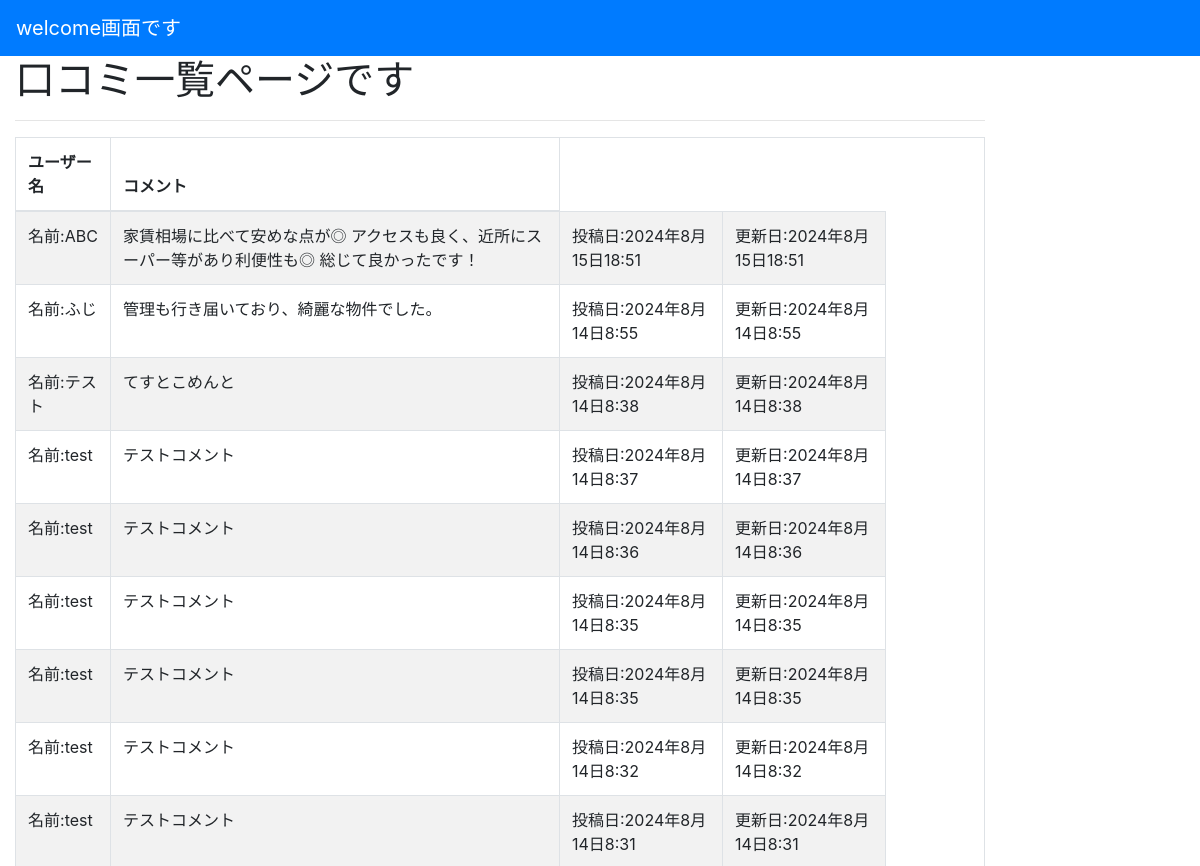
/account/list_comment/ (upper part), run on an earlier commit of the app's database.
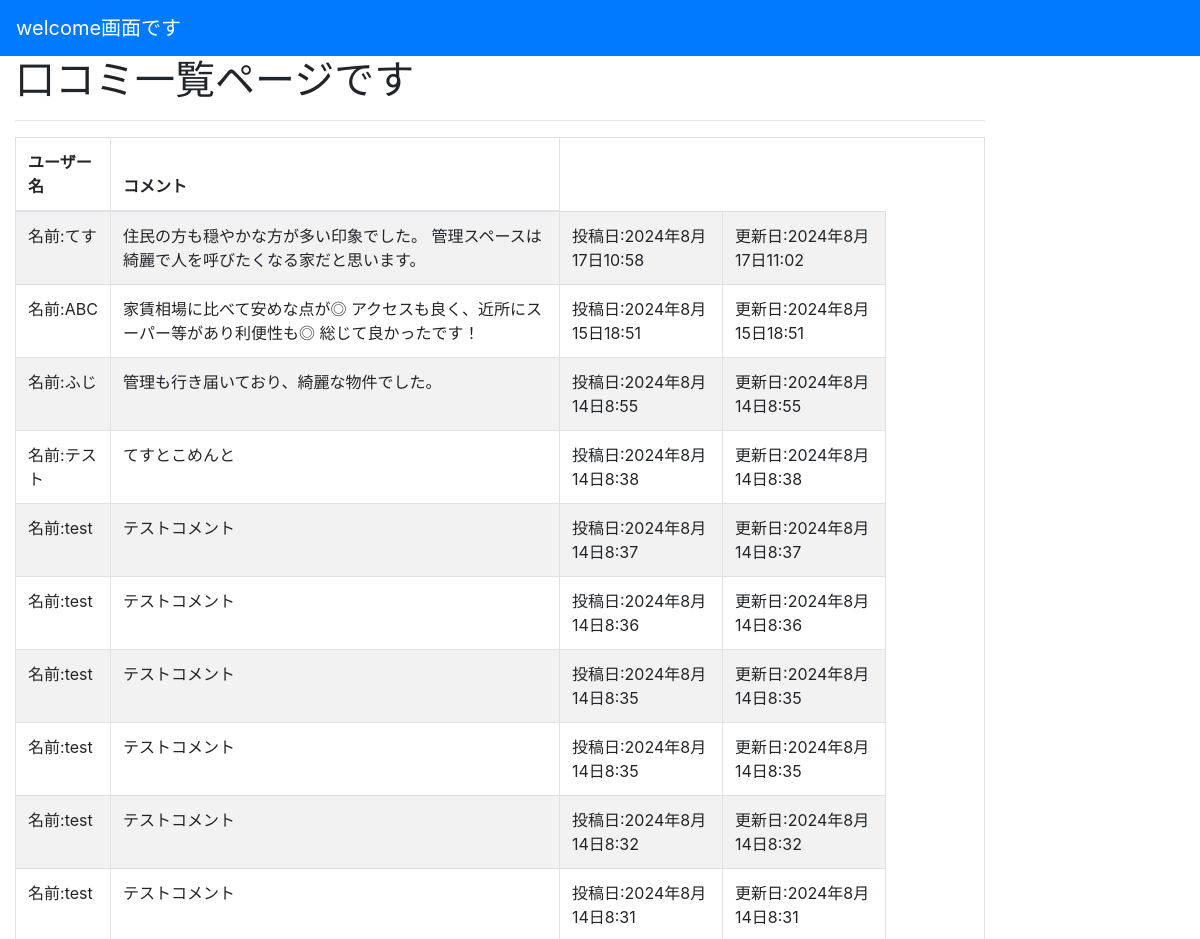
And on a later commit of the database.
### account/models.py (models this page shows)
class Comments(models.Model):
  username = models.CharField(max_length=255)
  comment = models.TextField()
  user = models.ForeignKey(
    'Users', on_delete=models.CASCADE, null=True
  )
  created_at=models.DateTimeField(auto_now_add=True, verbose_name='投稿日時', null=True, blank=False)
  updated_at=models.DateTimeField(auto_now=True, verbose_name='更新日時', null=True, blank=False)
  class Meta:
    db_table = 'comments'

### account/views.py (the view)
# urls.py: path('list_comment/', UserCommentListView.as_view(), name='list_comment'),
class UserCommentListView(ListView):
  model = Comments #一覧表示するモデル
  template_name = 'account/list_comment.html'
  context_object_name = 'user_comment'
  def get_queryset(self):
    qs = super(UserCommentListView, self).get_queryset()
    qs = qs.order_by('-id',)
    return qs

### templates/account/list_comment.html (shortened to what this page needs)
{% extends 'base.html' %}
{% block content %}
<div class="col-10 offset-0">
<h1>口コミ一覧ページです</h1>
<hr>
<table class="table table-striped table-bordered">
<thead>
  <tr>
      <th>ユーザー名</th>
      <th>コメント</th>
  </tr>
</thead>
<tbody>
{% for object in object_list %}
  <tr>
    <td>名前:{{ object.username }}</td>
    <td>{{ object.comment }}</td>
    <td>投稿日:{{ object.created_at }}</td>
    <td>更新日:{{ object.updated_at }}</td>
  </tr>
{% endfor %}
</tbody>
{% endblock %}

### templates/base.html (shortened to what this page needs)
<!DOCTYPE html>
<html lang="ja">
   <head>
      <link rel="stylesheet" href="https://stackpath.bootstrapcdn.com/bootstrap/4.3.1/css/bootstrap.min.css">
   </head>
   <body>
      <nav class="navbar navbar-expand-lg navbar-dark bg-primary">
        {% if user.is_active %}
        <a class="navbar-brand" href="{% url 'account:home' %}">ホーム画面</a>
        <a class="navbar-brand" href="{% url 'account:user_logout' %}">ログアウト</a>
        <a class="navbar-brand" href="{% url 'house:list_house'  %}">物件一覧画面</a>
        <a class="navbar-brand" href="{% url 'account:user_update' user.id %}">ユーザー情報更新</a>
        {% else %}
        <a class="navbar-brand" href="{% url 'account:welcome' %}">welcome画面です</a>
        {% endif %}
      </nav>
      {% block content %}{% endblock %}
   </body>
</html>

What changed in the data, as far as the page shows it:
added Comments: username "てす", comment "住民の方も穏やかな方が多い印象でした。 管理スペースは綺麗で人を呼びたくなる家だと思います。", created_at "2024年8月17日10:58", updated_at "2024年8月17日11:02"
